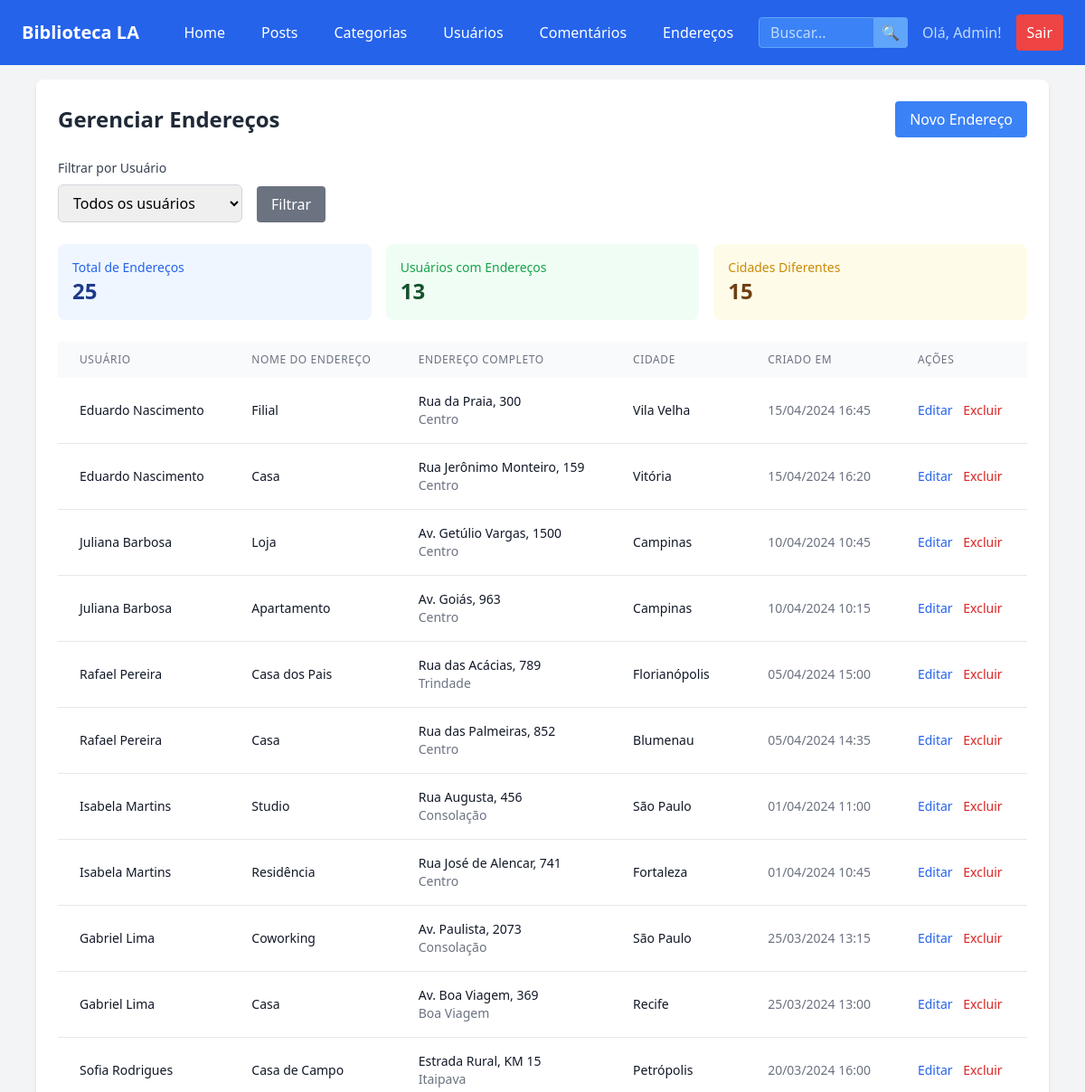
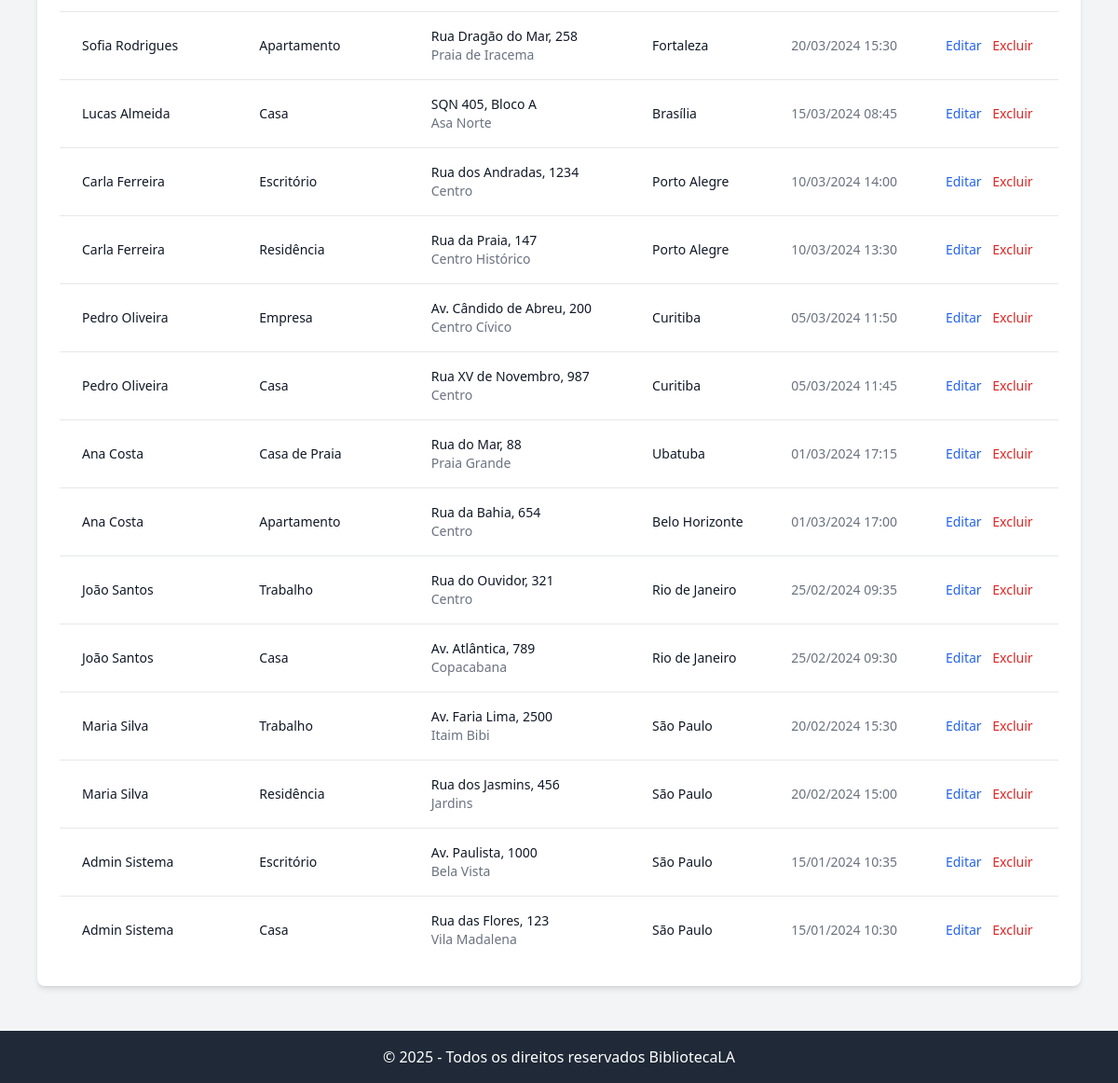
Before: /admin/index.php?page=enderecos (signed in) with the older database file (2 pictures, top to bottom).
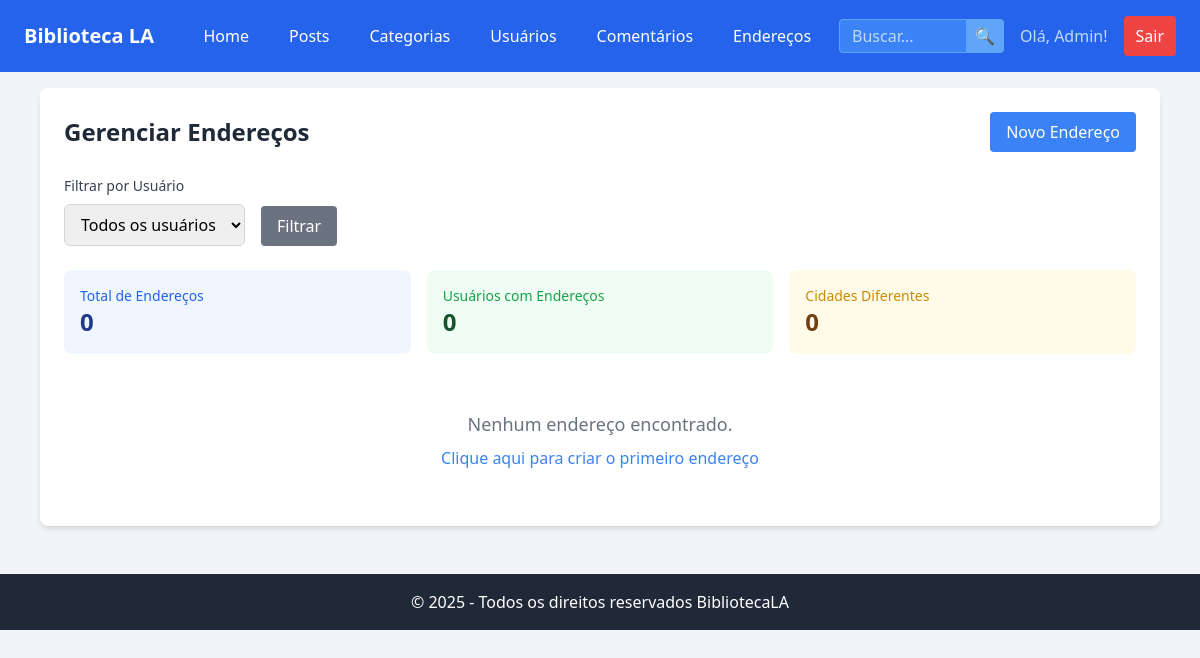
After: the same page with the newer database file.
### tables this page shows
CREATE TABLE IF NOT EXISTS `enderecos` (
  `id` INT AUTO_INCREMENT NOT NULL,
  `user_id` INT NOT NULL,
  `nome` VARCHAR(255) NOT NULL,
  `rua` VARCHAR(255) NOT NULL,
  `numero` VARCHAR(16) NOT NULL,
  `cidade` VARCHAR(255) NOT NULL,
  `bairro` VARCHAR(255) NOT NULL,
  `created_at` TIMESTAMP NOT NULL,
  `updated_at` TIMESTAMP NOT NULL,
  PRIMARY KEY (`id`),
  INDEX `fk_enderecos_usuarios1_idx` (`user_id` ASC) VISIBLE,
  CONSTRAINT `fk_enderecos_usuarios1`
    FOREIGN KEY (`user_id`)
    REFERENCES `usuarios` (`id`)
    ON DELETE NO ACTION
    ON UPDATE NO ACTION);

### admin/database/Conexao.php (called while the page is built)
<?php
class Conexao {
    private static $host = 'localhost';
    private static $port = '3306';
    private static $dbname = 'meu_blog';
    private static $usuario = 'root';
    private static $senha = '';
    private static $pdo = null;
    public static function getConexao() {
        if (self::$pdo === null) {
            try {
                self::$pdo = new PDO(
                    'mysql:host=' . self::$host . ';port=' . self::$port . ';dbname=' . self::$dbname . ';charset=utf8',
                    self::$usuario,
                    self::$senha
                );
                self::$pdo->setAttribute(PDO::ATTR_ERRMODE, PDO::ERRMODE_EXCEPTION);
            } catch (PDOException $e) {
                die('Erro de conexão: ' . $e->getMessage());
            }
        }
        return self::$pdo;
    }
}
?>

### admin/services/EnderecoService.php (called while the page is built, shortened)
<?php
require_once __DIR__ . '/../database/Conexao.php';
require_once __DIR__ . '/../database/Endereco.php';
class EnderecoService {
    private $pdo;
    public function __construct() {
        $this->pdo = Conexao::getConexao();
    }
    public function getAllEnderecos() {
        try {
            $sql = "SELECT e.*, u.nome as usuario_nome, u.sobrenome as usuario_sobrenome
                   FROM enderecos e
                   LEFT JOIN usuarios u ON e.user_id = u.id
                   ORDER BY e.created_at DESC";
            $stmt = $this->pdo->prepare($sql);
            $stmt->execute();
            $enderecos = [];
            while ($row = $stmt->fetch(PDO::FETCH_ASSOC)) {
                $endereco = new Endereco(
                    $row['id'],
                    $row['user_id'],
                    $row['nome'],
                    $row['rua'],
                    $row['numero'],
                    $row['cidade'],
                    $row['bairro'],
                    $row['created_at'],
                    $row['updated_at']
                );
                $endereco->setUsuarioNome($row['usuario_nome'] . ' ' . $row['usuario_sobrenome']);
                $enderecos[] = $endereco;
            }
            return $enderecos;
        } catch (PDOException $e) {
            error_log("Erro ao buscar endereços: " . $e->getMessage());
            return [];
        }
    }
}
?>

### admin/database/Endereco.php (called while the page is built, shortened)
<?php
class Endereco {
    private $id;
    private $user_id;
    private $nome;
    private $rua;
    private $numero;
    private $cidade;
    private $bairro;
    private $created_at;
    private $usuario_nome;
    public function __construct($id = null, $user_id = null, $nome = null, $rua = null, $numero = null, $cidade = null, $bairro = null, $created_at = null, $updated_at = null) {
        $this->id = $id;
        $this->user_id = $user_id;
        $this->nome = $nome;
        $this->rua = $rua;
        $this->numero = $numero;
        $this->cidade = $cidade;
        $this->bairro = $bairro;
        $this->created_at = $created_at;
    }
    public function getId() { return $this->id; }
    public function getUserId() { return $this->user_id; }
    public function getUsuarioNome() { return $this->usuario_nome; }
    public function setUsuarioNome($usuario_nome) { $this->usuario_nome = $usuario_nome; }
    public function getNome() { return $this->nome; }
    public function getRua() { return $this->rua; }
    public function getNumero() { return $this->numero; }
    public function getCidade() { return $this->cidade; }
    public function getBairro() { return $this->bairro; }
    public function getCreatedAt() { return $this->created_at; }
}
?>

### admin/components/endereco/EnderecoList.php (the view, shortened to what the changed rows need)
<?php
require_once __DIR__ . '/../../services/EnderecoService.php';
$enderecoService = new EnderecoService();
$enderecos = $enderecoService->getAllEnderecos();
?>
<div class="bg-white rounded-lg shadow-md p-6">
    <div class="flex justify-between items-center mb-6">
        <h2 class="text-2xl font-bold text-gray-800">Gerenciar Endereços</h2>
        <a href="?page=enderecos&action=create"
           class="bg-blue-500 hover:bg-blue-600 text-white px-4 py-2 rounded">
            Novo Endereço
        </a>
    </div>
    <div class="mb-6">
        <form method="GET" class="flex flex-wrap gap-4 items-end">
            <div>
                <label for="user_id" class="block text-sm font-medium text-gray-700 mb-2">Filtrar por Usuário</label>
                <select name="user_id" id="user_id"
                        class="px-3 py-2 border border-gray-300 rounded-md focus:outline-none focus:ring-2 focus:ring-blue-500">
                    <option value="">Todos os usuários</option>
                </select>
            </div>
            <div>
                <button type="submit" class="bg-gray-500 hover:bg-gray-600 text-white px-4 py-2 rounded">
                    Filtrar
                </button>
            </div>
        </form>
    </div>
    <div class="grid grid-cols-1 md:grid-cols-3 gap-4 mb-6">
        <div class="bg-blue-50 p-4 rounded-lg">
            <h3 class="text-sm font-medium text-blue-600">Total de Endereços</h3>
            <p class="text-2xl font-bold text-blue-900"><?php echo count($enderecos); ?></p>
        </div>
        <div class="bg-green-50 p-4 rounded-lg">
            <h3 class="text-sm font-medium text-green-600">Usuários com Endereços</h3>
            <p class="text-2xl font-bold text-green-900">
                <?php
                $usuariosComEnderecos = array_unique(array_map(function($e) { return $e->getUserId(); }, $enderecos));
                echo count($usuariosComEnderecos);
                ?>
            </p>
        </div>
        <div class="bg-yellow-50 p-4 rounded-lg">
            <h3 class="text-sm font-medium text-yellow-600">Cidades Diferentes</h3>
            <p class="text-2xl font-bold text-yellow-900">
                <?php
                $cidades = array_unique(array_map(function($e) { return $e->getCidade(); }, $enderecos));
                echo count($cidades);
                ?>
            </p>
        </div>
    </div>
    <?php if (empty($enderecos)): ?>
        <div class="text-center py-8 text-gray-500">
            <p class="text-lg">Nenhum endereço encontrado.</p>
            <p class="mt-2">
                <a href="?page=enderecos&action=create" class="text-blue-500 hover:text-blue-700">
                    Clique aqui para criar o primeiro endereço
                </a>
            </p>
        </div>
    <?php else: ?>
        <div class="overflow-x-auto">
            <table class="min-w-full table-auto">
                <thead class="bg-gray-50">
                    <tr>
                        <th class="px-6 py-3 text-left text-xs font-medium text-gray-500 uppercase tracking-wider">
                            Usuário
                        </th>
                        <th class="px-6 py-3 text-left text-xs font-medium text-gray-500 uppercase tracking-wider">
                            Nome do Endereço
                        </th>
                        <th class="px-6 py-3 text-left text-xs font-medium text-gray-500 uppercase tracking-wider">
                            Endereço Completo
                        </th>
                        <th class="px-6 py-3 text-left text-xs font-medium text-gray-500 uppercase tracking-wider">
                            Cidade
                        </th>
                        <th class="px-6 py-3 text-left text-xs font-medium text-gray-500 uppercase tracking-wider">
                            Criado em
                        </th>
                        <th class="px-6 py-3 text-left text-xs font-medium text-gray-500 uppercase tracking-wider">
                            Ações
                        </th>
                    </tr>
                </thead>
                <tbody class="bg-white divide-y divide-gray-200">
                    <?php foreach ($enderecos as $endereco): ?>
                        <tr class="hover:bg-gray-50">
                            <td class="px-6 py-4 whitespace-nowrap">
                                <div class="text-sm font-medium text-gray-900">
                                    <?php echo htmlspecialchars($endereco->getUsuarioNome() ?? 'Usuário não encontrado'); ?>
                                </div>
                            </td>
                            <td class="px-6 py-4 whitespace-nowrap">
                                <div class="text-sm text-gray-900 font-medium">
                                    <?php echo htmlspecialchars($endereco->getNome()); ?>
                                </div>
                            </td>
                            <td class="px-6 py-4">
                                <div class="text-sm text-gray-900">
                                    <?php echo htmlspecialchars($endereco->getRua() . ', ' . $endereco->getNumero()); ?>
                                </div>
                                <div class="text-sm text-gray-500">
                                    <?php echo htmlspecialchars($endereco->getBairro()); ?>
                                </div>
                            </td>
                            <td class="px-6 py-4 whitespace-nowrap">
                                <div class="text-sm text-gray-900">
                                    <?php echo htmlspecialchars($endereco->getCidade()); ?>
                                </div>
                            </td>
                            <td class="px-6 py-4 whitespace-nowrap text-sm text-gray-500">
                                <?php echo date('d/m/Y H:i', strtotime($endereco->getCreatedAt())); ?>
                            </td>
                            <td class="px-6 py-4 whitespace-nowrap text-sm font-medium space-x-2">
                                <a href="?page=enderecos&action=edit&id=<?php echo $endereco->getId(); ?>"
                                   class="text-blue-600 hover:text-blue-900">
                                    Editar
                                </a>
                                <a href="?page=enderecos&delete=<?php echo $endereco->getId(); ?>"
                                   class="text-red-600 hover:text-red-900"
                                   onclick="return confirm('Tem certeza que deseja excluir este endereço?')">
                                    Excluir
                                </a>
                            </td>
                        </tr>
                    <?php endforeach; ?>
                </tbody>
            </table>
        </div>
    <?php endif; ?>
</div>

Changed rows visible on the page:
removed enderecos: UsuarioNome "Eduardo Nascimento", nome "Filial", $endereco->getRua() . ', ' . $endereco->getNumero() "Rua da Praia, 300", bairro "Centro", cidade "Vila Velha", created_at "15/04/2024 16:45"
removed enderecos: UsuarioNome "Eduardo Nascimento", nome "Casa", $endereco->getRua() . ', ' . $endereco->getNumero() "Rua Jerônimo Monteiro, 159", bairro "Centro", cidade "Vitória", created_at "15/04/2024 16:20"
removed enderecos: UsuarioNome "Juliana Barbosa", nome "Loja", $endereco->getRua() . ', ' . $endereco->getNumero() "Av. Getúlio Vargas, 1500", bairro "Centro", cidade "Campinas", created_at "10/04/2024 10:45"
removed enderecos: UsuarioNome "Juliana Barbosa", nome "Apartamento", $endereco->getRua() . ', ' . $endereco->getNumero() "Av. Goiás, 963", bairro "Centro", cidade "Campinas", created_at "10/04/2024 10:15"
removed enderecos: UsuarioNome "Rafael Pereira", nome "Casa dos Pais", $endereco->getRua() . ', ' . $endereco->getNumero() "Rua das Acácias, 789", bairro "Trindade", cidade "Florianópolis", created_at "05/04/2024 15:00"
removed enderecos: UsuarioNome "Rafael Pereira", nome "Casa", $endereco->getRua() . ', ' . $endereco->getNumero() "Rua das Palmeiras, 852", bairro "Centro", cidade "Blumenau", created_at "05/04/2024 14:35"
removed enderecos: UsuarioNome "Isabela Martins", nome "Studio", $endereco->getRua() . ', ' . $endereco->getNumero() "Rua Augusta, 456", bairro "Consolação", cidade "São Paulo", created_at "01/04/2024 11:00"
removed enderecos: UsuarioNome "Isabela Martins", nome "Residência", $endereco->getRua() . ', ' . $endereco->getNumero() "Rua José de Alencar, 741", bairro "Centro", cidade "Fortaleza", created_at "01/04/2024 10:45"
removed enderecos: UsuarioNome "Gabriel Lima", nome "Coworking", $endereco->getRua() . ', ' . $endereco->getNumero() "Av. Paulista, 2073", bairro "Consolação", cidade "São Paulo", created_at "25/03/2024 13:15"
removed enderecos: UsuarioNome "Gabriel Lima", nome "Casa", $endereco->getRua() . ', ' . $endereco->getNumero() "Av. Boa Viagem, 369", bairro "Boa Viagem", cidade "Recife", created_at "25/03/2024 13:00"
removed enderecos: UsuarioNome "Sofia Rodrigues", nome "Casa de Campo", $endereco->getRua() . ', ' . $endereco->getNumero() "Estrada Rural, KM 15", bairro "Itaipava", cidade "Petrópolis", created_at "20/03/2024 16:00"
removed enderecos: UsuarioNome "Sofia Rodrigues", nome "Apartamento", $endereco->getRua() . ', ' . $endereco->getNumero() "Rua Dragão do Mar, 258", bairro "Praia de Iracema", cidade "Fortaleza", created_at "20/03/2024 15:30"
removed enderecos: UsuarioNome "Lucas Almeida", nome "Casa", $endereco->getRua() . ', ' . $endereco->getNumero() "SQN 405, Bloco A", bairro "Asa Norte", cidade "Brasília", created_at "15/03/2024 08:45"
removed enderecos: UsuarioNome "Carla Ferreira", nome "Escritório", $endereco->getRua() . ', ' . $endereco->getNumero() "Rua dos Andradas, 1234", bairro "Centro", cidade "Porto Alegre", created_at "10/03/2024 14:00"
removed enderecos: UsuarioNome "Carla Ferreira", nome "Residência", $endereco->getRua() . ', ' . $endereco->getNumero() "Rua da Praia, 147", bairro "Centro Histórico", cidade "Porto Alegre", created_at "10/03/2024 13:30"
removed enderecos: UsuarioNome "Pedro Oliveira", nome "Empresa", $endereco->getRua() . ', ' . $endereco->getNumero() "Av. Cândido de Abreu, 200", bairro "Centro Cívico", cidade "Curitiba", created_at "05/03/2024 11:50"
removed enderecos: UsuarioNome "Pedro Oliveira", nome "Casa", $endereco->getRua() . ', ' . $endereco->getNumero() "Rua XV de Novembro, 987", bairro "Centro", cidade "Curitiba", created_at "05/03/2024 11:45"
removed enderecos: UsuarioNome "Ana Costa", nome "Casa de Praia", $endereco->getRua() . ', ' . $endereco->getNumero() "Rua do Mar, 88", bairro "Praia Grande", cidade "Ubatuba", created_at "01/03/2024 17:15"
removed enderecos: UsuarioNome "Ana Costa", nome "Apartamento", $endereco->getRua() . ', ' . $endereco->getNumero() "Rua da Bahia, 654", bairro "Centro", cidade "Belo Horizonte", created_at "01/03/2024 17:00"
removed enderecos: UsuarioNome "João Santos", nome "Trabalho", $endereco->getRua() . ', ' . $endereco->getNumero() "Rua do Ouvidor, 321", bairro "Centro", cidade "Rio de Janeiro", created_at "25/02/2024 09:35"
removed enderecos: UsuarioNome "João Santos", nome "Casa", $endereco->getRua() . ', ' . $endereco->getNumero() "Av. Atlântica, 789", bairro "Copacabana", cidade "Rio de Janeiro", created_at "25/02/2024 09:30"
removed enderecos: UsuarioNome "Maria Silva", nome "Trabalho", $endereco->getRua() . ', ' . $endereco->getNumero() "Av. Faria Lima, 2500", bairro "Itaim Bibi", cidade "São Paulo", created_at "20/02/2024 15:30"
removed enderecos: UsuarioNome "Maria Silva", nome "Residência", $endereco->getRua() . ', ' . $endereco->getNumero() "Rua dos Jasmins, 456", bairro "Jardins", cidade "São Paulo", created_at "20/02/2024 15:00"
removed enderecos: UsuarioNome "Admin Sistema", nome "Escritório", $endereco->getRua() . ', ' . $endereco->getNumero() "Av. Paulista, 1000", bairro "Bela Vista", cidade "São Paulo", created_at "15/01/2024 10:35"
removed enderecos: UsuarioNome "Admin Sistema", nome "Casa", $endereco->getRua() . ', ' . $endereco->getNumero() "Rua das Flores, 123", bairro "Vila Madalena", cidade "São Paulo", created_at "15/01/2024 10:30"
Other visible differences:
count($enderecos): "25" → "0"
count($usuariosComEnderecos): "13" → "0"
count($cidades): "15" → "0"
text no longer shown: "USUÁRIO NOME DO ENDEREÇO ENDEREÇO COMPLETO CIDADE CRIADO EM AÇÕES"
text now shown: "Nenhum endereço encontrado. Clique aqui para criar o primeiro endereço"
